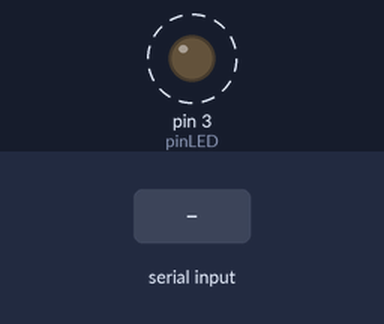
Recording of a sketch running on a simulated Arduino Uno, built with avr-gcc and run on an emulated ATmega328P. On the bench: output pins drawn as LEDs (lit = HIGH). Dashed ring = blinking. The inputs (shaded band) are chosen by the test bench. Pins used as bus, display or sensor lines are not drawn; what the sketch prints to the serial monitor is not drawn.

Above: at 1.2 s.
1.3 s: "?" received over Serial
Timing chart, 0 to 10.3 s (numbered marks = the images above; inputs shaded):
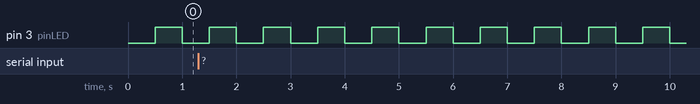

Measured:
- by itself, pin 3 (pinLED): alternates HIGH for 0.50 s and LOW for 0.50 s

The sketch:

nrf24l01_yd717_rx.ino
```cpp
#include <SPI.h>

//
// uses an nRF24L01p connected to an Arduino
//
// Cables are:
//     SS       -> 10
//     MOSI     -> 11
//     MISO     -> 12
//     SCK      -> 13
//
// and CE       ->  9
//
//  2  4  6  8  front view
//  1  3  5  7
//
// GND CE CK MISO
//  1  3  5  7  edge view
//  ----------
//  2  4  6  8 INT
// VCC CS MOSI

enum pins { CE =  9, CS = 10, pinLED = 3} ;


static uint32_t tmr1;
static uint32_t tmr1_wait;
static uint32_t tmr2;
static uint32_t tmr2_wait;

byte tmr1_chk(uint32_t t) // call with micros()
{
    if (tmr1_wait==0xFFFFFFFF) { tmr1 = t; return 0; }
    if (tmr1_wait==0) { tmr1 = t; return 1; }
    if (t - tmr1 < tmr1_wait)  return 0;
    tmr1 = t;
    return 1;
}
void tmr1_set(uint32_t dt) { tmr1_wait=dt; }
void tmr1_start(uint32_t now) { tmr1 = now; }
void tmr1_stop() { tmr1_set(0xFFFFFFFF); }

byte tmr2_chk(uint32_t t) // call with millis()
{
    if (tmr2_wait==0xFFFFFFFF) { tmr2 = t; return 0; }
    if (tmr2_wait==0) { tmr2 = t; return 1; }
    if (t - tmr2 < tmr2_wait)  return 0;
    tmr2 = t;
    return 1;
}
void tmr2_set(uint32_t dt) { tmr2_wait=dt; }
void tmr2_start(uint32_t now) { tmr2 = now; }
void tmr2_stop() { tmr2_set(0xFFFFFFFF); }

enum TXRX_State {
    TXRX_OFF,
    TX_EN,
    RX_EN,
} ;

enum TxPower {
    TXPOWER_100uW,
    TXPOWER_300uW,
    TXPOWER_1mW,
    TXPOWER_3mW,
    TXPOWER_10mW,
    TXPOWER_30mW,
    TXPOWER_100mW,
    TXPOWER_150mW,
    TXPOWER_LAST,
};

static byte rf_setup;

// Register map
enum {
    NRF24L01_00_CONFIG      = 0x00,
    NRF24L01_01_EN_AA       = 0x01,
    NRF24L01_02_EN_RXADDR   = 0x02,
    NRF24L01_03_SETUP_AW    = 0x03,
    NRF24L01_04_SETUP_RETR  = 0x04,
    NRF24L01_05_RF_CH       = 0x05,
    NRF24L01_06_RF_SETUP    = 0x06,
    NRF24L01_07_STATUS      = 0x07,
    NRF24L01_08_OBSERVE_TX  = 0x08,
    NRF24L01_09_CD          = 0x09,
    NRF24L01_0A_RX_ADDR_P0  = 0x0A,
    NRF24L01_0B_RX_ADDR_P1  = 0x0B,
    NRF24L01_0C_RX_ADDR_P2  = 0x0C,
    NRF24L01_0D_RX_ADDR_P3  = 0x0D,
    NRF24L01_0E_RX_ADDR_P4  = 0x0E,
    NRF24L01_0F_RX_ADDR_P5  = 0x0F,
    NRF24L01_10_TX_ADDR     = 0x10,
    NRF24L01_11_RX_PW_P0    = 0x11,
    NRF24L01_12_RX_PW_P1    = 0x12,
    NRF24L01_13_RX_PW_P2    = 0x13,
    NRF24L01_14_RX_PW_P3    = 0x14,
    NRF24L01_15_RX_PW_P4    = 0x15,
    NRF24L01_16_RX_PW_P5    = 0x16,
    NRF24L01_17_FIFO_STATUS = 0x17,
    NRF24L01_1C_DYNPD       = 0x1C,
    NRF24L01_1D_FEATURE     = 0x1D,
    //Instructions
    NRF24L01_61_RX_PAYLOAD  = 0x61,
    NRF24L01_A0_TX_PAYLOAD  = 0xA0,
    NRF24L01_E1_FLUSH_TX    = 0xE1,
    NRF24L01_E2_FLUSH_RX    = 0xE2,
    NRF24L01_E3_REUSE_TX_PL = 0xE3,
    NRF24L01_50_ACTIVATE    = 0x50,
    NRF24L01_60_R_RX_PL_WID = 0x60,
    NRF24L01_B0_TX_PYLD_NOACK = 0xB0,
    NRF24L01_FF_NOP         = 0xFF,
    NRF24L01_A8_W_ACK_PAYLOAD0 = 0xA8,
    NRF24L01_A8_W_ACK_PAYLOAD1 = 0xA9,
    NRF24L01_A8_W_ACK_PAYLOAD2 = 0xAA,
    NRF24L01_A8_W_ACK_PAYLOAD3 = 0xAB,
    NRF24L01_A8_W_ACK_PAYLOAD4 = 0xAC,
    NRF24L01_A8_W_ACK_PAYLOAD5 = 0xAD,
};

/* Instruction Mnemonics */
#define R_REGISTER    0x00
#define W_REGISTER    0x20
#define REGISTER_MASK 0x1F
#define ACTIVATE      0x50
#define R_RX_PL_WID   0x60
#define R_RX_PAYLOAD  0x61
#define W_TX_PAYLOAD  0xA0
#define W_ACK_PAYLOAD 0xA8
#define FLUSH_TX      0xE1
#define FLUSH_RX      0xE2
#define REUSE_TX_PL   0xE3
#define NOP           0xFF

// Bit mnemonics
enum {
    NRF24L01_00_MASK_RX_DR  = 6,
    NRF24L01_00_MASK_TX_DS  = 5,
    NRF24L01_00_MASK_MAX_RT = 4,
    NRF24L01_00_EN_CRC      = 3,
    NRF24L01_00_CRCO        = 2,
    NRF24L01_00_PWR_UP      = 1,
    NRF24L01_00_PRIM_RX     = 0,

    NRF24L01_07_RX_DR       = 6,
    NRF24L01_07_TX_DS       = 5,
    NRF24L01_07_MAX_RT      = 4,

    NRF2401_1D_EN_DYN_ACK   = 0,
    NRF2401_1D_EN_ACK_PAY   = 1,
    NRF2401_1D_EN_DPL       = 2,
};

// Bitrates
enum {
    NRF24L01_BR_1M = 0,
    NRF24L01_BR_2M,
    NRF24L01_BR_250K,
    NRF24L01_BR_RSVD
};

// enable RX   CE=1
void enable(byte y)  { digitalWrite(CE, y); }

byte NRF24L01_WriteReg(byte reg, byte data)
{
  digitalWrite(CS, 0);
  byte res = SPI.transfer(W_REGISTER | (REGISTER_MASK & reg));
  SPI.transfer(data);
  digitalWrite(CS, 1);
  return res;
}

byte NRF24L01_WriteRegisterMulti(byte reg, const byte data[], byte length)
{
  digitalWrite(CS, 0);
  byte res = SPI.transfer(W_REGISTER | (REGISTER_MASK & reg));
  for (byte i = 0; i < length; i++)
    SPI.transfer(data[i]);
  digitalWrite(CS, 1);
  return res;
}

byte NRF24L01_WritePayload(byte *data, byte length)
{
  digitalWrite(CS, 0);
  byte res = SPI.transfer(W_TX_PAYLOAD);
  for (byte i = 0; i < length; i++)
    SPI.transfer(data[i]);
  digitalWrite(CS, 1);
  return res;
}

byte NRF24L01_ReadReg(byte reg)
{
  digitalWrite(CS, 0);
  SPI.transfer(R_REGISTER | (REGISTER_MASK & reg));
  byte data = SPI.transfer(0xFF);
  digitalWrite(CS, 1);
  return data;
}

byte NRF24L01_ReadRegisterMulti(byte reg, byte data[], byte length)
{
  digitalWrite(CS, 0);
  byte res = SPI.transfer(R_REGISTER | (REGISTER_MASK & reg));
  for(byte i = 0; i < length; i++)
     data[i] = SPI.transfer(0xFF);
  digitalWrite(CS, 1);
  return res;
}

byte NRF24L01_ReadPayload(byte *data, byte length)
{
  digitalWrite(CS, 0);
  byte res = SPI.transfer(R_RX_PAYLOAD);
  for(byte i = 0; i < length; i++)
     data[i] = SPI.transfer(0xFF);
  digitalWrite(CS, 1);
  return res;
}

static byte Strobe(byte state)
{
  digitalWrite(CS, 0);
  byte res = SPI.transfer(state);
  digitalWrite(CS, 1);
  return res;
}

byte NRF24L01_FlushTx() { return Strobe(FLUSH_TX); }
byte NRF24L01_FlushRx() { return Strobe(FLUSH_RX); }

byte NRF24L01_Activate(byte code)
{
  digitalWrite(CS, 0);
  byte res = SPI.transfer(ACTIVATE);
  SPI.transfer(code);
  digitalWrite(CS, 1);
  return res;
}

// Bitrate 0 - 1Mbps, 1 - 2Mbps, 3 - 250K (for nRF24L01+)
byte NRF24L01_SetBitrate(byte bitrate)
{
  // Note that bitrate 250kbps (and bit RF_DR_LOW) is valid only for nRF24L01+.
  // Bit 0 goes to RF_DR_HIGH, bit 1 - to RF_DR_LOW
  rf_setup = (rf_setup & 0xD7) | ((bitrate & 0x02) << 4) | ((bitrate & 0x01) << 3);
  return NRF24L01_WriteReg(NRF24L01_06_RF_SETUP, rf_setup);
}

byte NRF24L01_SetPower(byte power)
{
    byte nrf_power = 0;
    switch(power) {
        case TXPOWER_100uW: nrf_power = 0; break;
        case TXPOWER_300uW: nrf_power = 0; break;
        case TXPOWER_1mW:   nrf_power = 0; break;
        case TXPOWER_3mW:   nrf_power = 1; break;
        case TXPOWER_10mW:  nrf_power = 1; break;
        case TXPOWER_30mW:  nrf_power = 2; break;
        case TXPOWER_100mW: nrf_power = 3; break;
        case TXPOWER_150mW: nrf_power = 3; break;
        default:            nrf_power = 0; break;
    }
    // Power is in range 0..3 for nRF24L01
    rf_setup = (rf_setup & 0xF9) | ((nrf_power & 0x03) << 1);
    return NRF24L01_WriteReg(NRF24L01_06_RF_SETUP, rf_setup);
}

void NRF24L01_SetTxRxMode(byte mode)
{
    if(mode == TX_EN) {
        digitalWrite(CE,0);
        NRF24L01_WriteReg(NRF24L01_07_STATUS, (1 << NRF24L01_07_RX_DR)    //reset the flag(s)
                                            | (1 << NRF24L01_07_TX_DS)
                                            | (1 << NRF24L01_07_MAX_RT));
        NRF24L01_WriteReg(NRF24L01_00_CONFIG, (1 << NRF24L01_00_EN_CRC)   // switch to TX mode
                                            | (1 << NRF24L01_00_CRCO)
                                            | (1 << NRF24L01_00_PWR_UP));
        delayMicroseconds(130);
        digitalWrite(CE,1);
    } else if (mode == RX_EN) {
        digitalWrite(CE,0);
        NRF24L01_WriteReg(NRF24L01_07_STATUS, 0x70);        // reset the flag(s)
        NRF24L01_WriteReg(NRF24L01_00_CONFIG, 0x0F);        // switch to RX mode
        NRF24L01_WriteReg(NRF24L01_07_STATUS, (1 << NRF24L01_07_RX_DR)    //reset the flag(s)
                                            | (1 << NRF24L01_07_TX_DS)
                                            | (1 << NRF24L01_07_MAX_RT));
        NRF24L01_WriteReg(NRF24L01_00_CONFIG, (1 << NRF24L01_00_EN_CRC)   // switch to RX mode
                                            | (1 << NRF24L01_00_CRCO)
                                            | (1 << NRF24L01_00_PWR_UP)
                                            | (1 << NRF24L01_00_PRIM_RX));
        delayMicroseconds(130);
        digitalWrite(CE,1);
    } else {
        NRF24L01_WriteReg(NRF24L01_00_CONFIG, (1 << NRF24L01_00_EN_CRC)); //PowerDown
        digitalWrite(CE,0);
    }
}

void NRF24L01_Initialize() { rf_setup = 0x0F; }

int NRF24L01_Reset()
{
  NRF24L01_FlushTx();
  NRF24L01_FlushRx();
  byte status1 = Strobe(NOP);
  byte status2 = NRF24L01_ReadReg(0x07);
  NRF24L01_SetTxRxMode(TXRX_OFF);
  return (status1 == status2 && (status1 & 0x0f) == 0x0e);
}


/*
 *  PROTOCOL PART
 *
 */

#define PAYLOADSIZE 8       // receive data pipes set to this size, but unused
#define MAX_PACKET_SIZE 9   // YD717 packets have 8-byte payload, Syma X4 is 9

#define RF_CHANNEL 0x3C

#define FLAG_FLIP   0x0F
#define FLAG_LIGHT  0x10

enum phase {
    YD717_INIT1 = 0,
    YD717_BIND2,
    YD717_BIND3,
    YD717_DATA
};

enum {
    PKT_PENDING = 0,
    PKT_ACKED,
    PKT_TIMEOUT
};

#define PACKET_PERIOD   8000     // Timeout for callback in uSec, 8ms=8000us for YD717
#define INITIAL_WAIT   50000     // Initial wait before starting callbacks
#define PACKET_CHKTIME   500     // Time to wait if packet not yet acknowledged or timed out
#define BIND_COUNT        60

static byte rx_tx_addr[5];
static byte phase;
static uint16_t counter;
static uint32_t packet_counter;
static byte tx_power;
static byte packet[MAX_PACKET_SIZE];
static byte throttle, rudder, elevator, aileron, flags;
static byte rudder_trim, elevator_trim, aileron_trim;

static byte packet_ack()
{
    switch (NRF24L01_ReadReg(NRF24L01_07_STATUS) & (_BV(NRF24L01_07_TX_DS) | _BV(NRF24L01_07_MAX_RT))) {
    case _BV(NRF24L01_07_TX_DS):  return PKT_ACKED;
    case _BV(NRF24L01_07_MAX_RT): return PKT_TIMEOUT;
    default: return PKT_PENDING;
    }
}


static void send_packet(byte bind)
{
    if (bind) {
        packet[0]= rx_tx_addr[0]; // send data phase address in first 4 bytes
        packet[1]= rx_tx_addr[1];
        packet[2]= rx_tx_addr[2];
        packet[3]= rx_tx_addr[3];
        packet[4] = 0x56;
        packet[5] = 0xAA;
        packet[6] = 0x32;
        packet[7] = 0x00;
    } else {
//        read_controls(&throttle, &rudder, &elevator, &aileron, &flags, &rudder_trim, &elevator_trim, &aileron_trim);
        packet[0] = throttle;
        packet[1] = rudder;
        packet[3] = elevator;
        packet[4] = aileron;
  //      if(Model.protocol == PROTOCOL_YD717 && Model.proto_opts[PROTOOPTS_FORMAT] == FORMAT_YD717) {
//            packet[2] = elevator_trim;
//            packet[5] = aileron_trim;
//            packet[6] = rudder_trim;
//        } else {
            packet[2] = rudder_trim;
            packet[5] = elevator_trim;
            packet[6] = aileron_trim;
//        }
        packet[7] = flags;
    }


    // clear packet status bits and TX FIFO
    NRF24L01_WriteReg(NRF24L01_07_STATUS, (_BV(NRF24L01_07_TX_DS) | _BV(NRF24L01_07_MAX_RT)));
    NRF24L01_FlushTx();

//    if(Model.protocol == PROTOCOL_YD717 && Model.proto_opts[PROTOOPTS_FORMAT] == FORMAT_YD717) {
        NRF24L01_WritePayload(packet, 8);
//    } else {
//        packet[8] = packet[0];  // checksum
//        for(u8 i=1; i < 8; i++) packet[8] += packet[i];
//        packet[8] = ~packet[8];
//
//        NRF24L01_WritePayload(packet, 9);
//    }

    ++packet_counter;

//    radio.ce(HIGH);
//    delayMicroseconds(15);
    // It saves power to turn off radio after the transmission,
    // so as long as we have pins to do so, it is wise to turn
    // it back.
//    radio.ce(LOW);

    // Check and adjust transmission power. We do this after
    // transmission to not bother with timeout after power
    // settings change -  we have plenty of time until next
    // packet.
    if (tx_power != TXPOWER_150mW) {
        //Keep transmit power updated
        tx_power = TXPOWER_150mW;
        NRF24L01_SetPower(tx_power);
    }
}

static void yd717_init()
{
    NRF24L01_Initialize();

    // CRC, radio on
    NRF24L01_WriteReg(NRF24L01_00_CONFIG, _BV(NRF24L01_00_EN_CRC) | _BV(NRF24L01_00_PWR_UP));
    NRF24L01_WriteReg(NRF24L01_01_EN_AA, 0x3F);      // Auto Acknoledgement on all data pipes
    NRF24L01_WriteReg(NRF24L01_02_EN_RXADDR, 0x3F);  // Enable all data pipes
    NRF24L01_WriteReg(NRF24L01_03_SETUP_AW, 0x03);   // 5-byte RX/TX address
    NRF24L01_WriteReg(NRF24L01_04_SETUP_RETR, 0x1A); // 500uS retransmit t/o, 10 tries
    NRF24L01_WriteReg(NRF24L01_05_RF_CH, RF_CHANNEL);      // Channel 3C
    NRF24L01_SetBitrate(NRF24L01_BR_1M);             // 1Mbps
    NRF24L01_SetPower(TXPOWER_150mW);
    NRF24L01_WriteReg(NRF24L01_07_STATUS, 0x70);     // Clear data ready, data sent, and retransmit
    NRF24L01_WriteReg(NRF24L01_0C_RX_ADDR_P2, 0xC3); // LSB byte of pipe 2 receive address
    NRF24L01_WriteReg(NRF24L01_0D_RX_ADDR_P3, 0xC4);
    NRF24L01_WriteReg(NRF24L01_0E_RX_ADDR_P4, 0xC5);
    NRF24L01_WriteReg(NRF24L01_0F_RX_ADDR_P5, 0xC6);
    NRF24L01_WriteReg(NRF24L01_11_RX_PW_P0, PAYLOADSIZE);   // bytes of data payload for pipe 1
    NRF24L01_WriteReg(NRF24L01_12_RX_PW_P1, PAYLOADSIZE);
    NRF24L01_WriteReg(NRF24L01_13_RX_PW_P2, PAYLOADSIZE);
    NRF24L01_WriteReg(NRF24L01_14_RX_PW_P3, PAYLOADSIZE);
    NRF24L01_WriteReg(NRF24L01_15_RX_PW_P4, PAYLOADSIZE);
    NRF24L01_WriteReg(NRF24L01_16_RX_PW_P5, PAYLOADSIZE);
    NRF24L01_WriteReg(NRF24L01_17_FIFO_STATUS, 0x00); // Just in case, no real bits to write here
    NRF24L01_WriteReg(NRF24L01_1C_DYNPD, 0x3F);       // Enable dynamic payload length on all pipes

    // this sequence necessary for module from stock tx
    NRF24L01_ReadReg(NRF24L01_1D_FEATURE);
    NRF24L01_Activate(0x73);                          // Activate feature register
    NRF24L01_ReadReg(NRF24L01_1D_FEATURE);
    NRF24L01_WriteReg(NRF24L01_1C_DYNPD, 0x3F);       // Enable dynamic payload length on all pipes
    NRF24L01_WriteReg(NRF24L01_1D_FEATURE, 0x07);     // Set feature bits on


    NRF24L01_WriteRegisterMulti(NRF24L01_0A_RX_ADDR_P0, rx_tx_addr, 5);
    NRF24L01_WriteRegisterMulti(NRF24L01_10_TX_ADDR, rx_tx_addr, 5);

}


static void YD717_init1()
{
    // for bind packets set address to prearranged value known to receiver
    byte bind_rx_tx_addr[5];// = {0x65, 0x65, 0x65, 0x65, 0x65};
    for(byte i=0; i < 5; i++) bind_rx_tx_addr[i]  = 0x60; // SymaX

    NRF24L01_WriteRegisterMulti(NRF24L01_0A_RX_ADDR_P0, bind_rx_tx_addr, 5);
    NRF24L01_WriteRegisterMulti(NRF24L01_10_TX_ADDR, bind_rx_tx_addr, 5);
}


static void YD717_init2()
{
    // set rx/tx address for data phase
    NRF24L01_WriteRegisterMulti(NRF24L01_0A_RX_ADDR_P0, rx_tx_addr, 5);
    NRF24L01_WriteRegisterMulti(NRF24L01_10_TX_ADDR, rx_tx_addr, 5);
}


static void set_rx_tx_addr(uint32_t id)
{
    rx_tx_addr[0] = (id >> 24) & 0xFF;
    rx_tx_addr[1] = (id >> 16) & 0xFF;
    rx_tx_addr[2] = (id >>  8) & 0xFF;
    rx_tx_addr[3] = (id >>  0) & 0xFF;
    rx_tx_addr[4] = 0xC1; // always uses first data port
}

// Generate address to use from TX id and manufacturer id (STM32 unique id)
static void initialize_rx_tx_addr()
{
    uint32_t lfsr = 0xb2c54a2ful;
    set_rx_tx_addr(lfsr);
}

static void initialize()
{
    tmr1_stop();
    tx_power = TXPOWER_150mW;
    initialize_rx_tx_addr();
    NRF24L01_SetTxRxMode(TX_EN);
    packet_counter = 0;
    flags = 0;

    yd717_init();
    phase = YD717_INIT1;

    tmr1_set(INITIAL_WAIT);
    tmr1_start(micros());
}

static uint16_t yd717_callback()
{
    switch (phase) {
    case YD717_INIT1:
        send_packet(0);      // receiver doesn't re-enter bind mode if connection lost...check if already bound
        phase = YD717_BIND3;
        Serial.println("rebind");
//        MUSIC_Play(MUSIC_TELEMALARM1);
        break;

    case YD717_BIND2:
        if (counter == 0) {
            if (packet_ack() == PKT_PENDING)
                return PACKET_CHKTIME;             // packet send not yet complete
            YD717_init2();                         // change to data phase rx/tx address
            send_packet(0);
            phase = YD717_BIND3;
        } else {
            if (packet_ack() == PKT_PENDING)
                return PACKET_CHKTIME;             // packet send not yet complete
            send_packet(1);
            counter -= 1;
        }
        break;

    case YD717_BIND3:
        switch (packet_ack()) {
        case PKT_PENDING:
            return PACKET_CHKTIME;                 // packet send not yet complete
        case PKT_ACKED:
            phase = YD717_DATA;
            Serial.println("bind");
//            MUSIC_Play(MUSIC_DONE_BINDING);
            break;
        case PKT_TIMEOUT:
            YD717_init1();                         // change to bind rx/tx address
            counter = BIND_COUNT;
            phase = YD717_BIND2;
            send_packet(1);
        }
        break;

    case YD717_DATA:
        if (packet_ack() == PKT_PENDING)
            return PACKET_CHKTIME;                 // packet send not yet complete
        send_packet(0);
        break;
    }
    return PACKET_PERIOD;                          // Packet every 8ms
}

/* usage:
  Init: initalize();
  Deinit: NRF24L01_Reset();
  Reset: NRF24L01_Reset();
  bind: initalize();
  set_tx_power: NRF24L01_SetPower(tx_power);;
*/

void setup()
{
  Serial.begin(115200);

  // Setup SPI
  SPI.begin();
  SPI.setDataMode(SPI_MODE0);
  SPI.setClockDivider(SPI_CLOCK_DIV2);
  SPI.setBitOrder(MSBFIRST);

  // Activate Chip Enable
  pinMode(CE,OUTPUT);
  pinMode(pinLED,OUTPUT);
  pinMode(CS,OUTPUT);
  digitalWrite(CS,1);
  digitalWrite(CE,1);

  tmr2_set(500);
  tmr2_start(millis());

  initialize();
}

void loop()
{
  if (tmr1_chk(micros()))  tmr1_set(yd717_callback());
if (phase==YD717_DATA) { digitalWrite(pinLED, 1); } else
if (tmr2_chk(millis())) { digitalWrite(pinLED, 1-digitalRead(pinLED)); }
  if (Serial.available()) {
    switch(Serial.read()) {
      case '0': initialize(); break;
      case '1': NRF24L01_Reset(); break;
      case 'a': throttle = 255; break;
      case 'z': throttle = 0;   break;
      case 'f': flags ^= FLAG_FLIP;   break;
      case 'l': flags ^= FLAG_LIGHT;   break;
      case 'c': digitalWrite(CE,0);
                delayMicroseconds(200);
                digitalWrite(CE,1);
                break;

      case '?':
        Serial.print("packet_count=");  Serial.println(packet_counter);
        Serial.print("phase=");  Serial.println(phase);
        Serial.print("bind counter=");  Serial.println(counter);
        Serial.print("flags=");  Serial.println(flags,HEX);
        Serial.print("24l0_STATUS=");  Serial.println(NRF24L01_ReadReg(NRF24L01_07_STATUS), HEX);
        Serial.print("24l0_CH=");  Serial.println(NRF24L01_ReadReg(NRF24L01_05_RF_CH), HEX);
        Serial.print("CE=");  Serial.println(digitalRead(CE));
        Serial.println("---eof---");
        break;
    }
  }
}
```
